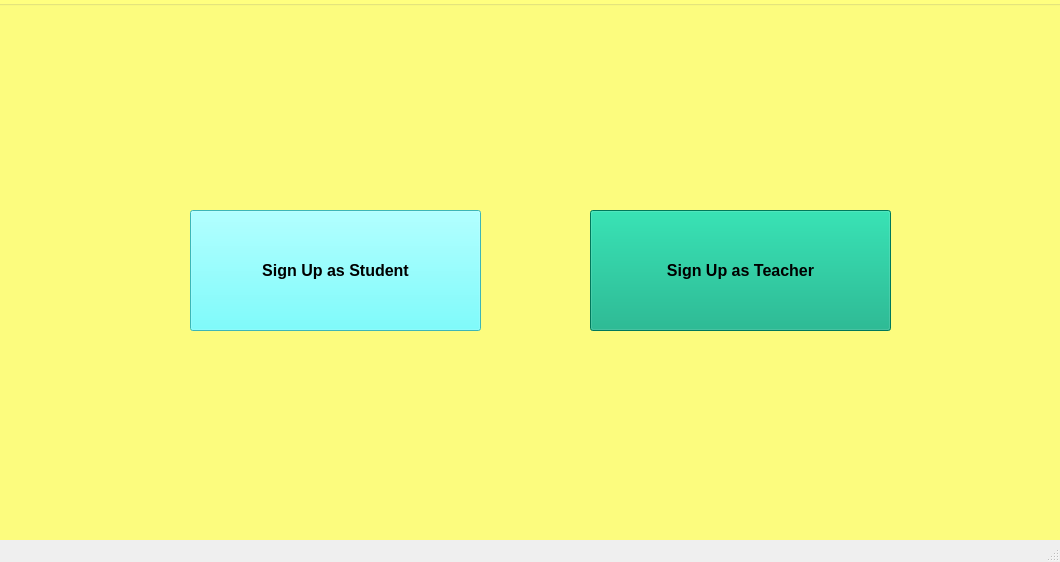
<?xml version="1.0" encoding="UTF-8"?>
<ui version="4.0">
 <class>MainWindow</class>
 <widget class="QMainWindow" name="MainWindow">
  <property name="geometry">
   <rect>
    <x>0</x>
    <y>0</y>
    <width>1060</width>
    <height>562</height>
   </rect>
  </property>
  <property name="windowTitle">
   <string>MainWindow</string>
  </property>
  <property name="styleSheet">
   <string notr="true"/>
  </property>
  <widget class="QWidget" name="centralwidget">
   <widget class="QGroupBox" name="groupBox">
    <property name="geometry">
     <rect>
      <x>-20</x>
      <y>0</y>
      <width>1091</width>
      <height>571</height>
     </rect>
    </property>
    <property name="styleSheet">
     <string notr="true">#groupBox{
background:rgb(255, 255, 127);}</string>
    </property>
    <property name="title">
     <string/>
    </property>
    <widget class="QPushButton" name="RegisterStudent">
     <property name="geometry">
      <rect>
       <x>210</x>
       <y>210</y>
       <width>291</width>
       <height>121</height>
      </rect>
     </property>
     <property name="font">
      <font>
       <pointsize>12</pointsize>
       <bold>true</bold>
      </font>
     </property>
     <property name="styleSheet">
      <string notr="true">#RegisterStudent{
background:rgb(85, 255, 255)
}</string>
     </property>
     <property name="text">
      <string>Sign Up as Student</string>
     </property>
    </widget>
    <widget class="QPushButton" name="RegisterProfesseurr">
     <property name="geometry">
      <rect>
       <x>610</x>
       <y>210</y>
       <width>301</width>
       <height>121</height>
      </rect>
     </property>
     <property name="font">
      <font>
       <pointsize>12</pointsize>
       <bold>true</bold>
      </font>
     </property>
     <property name="styleSheet">
      <string notr="true">#RegisterProfesseurr{
background :rgb(0, 170, 127)
}</string>
     </property>
     <property name="text">
      <string>Sign Up as Teacher</string>
     </property>
    </widget>
   </widget>
  </widget>
  <widget class="QMenuBar" name="menubar">
   <property name="geometry">
    <rect>
     <x>0</x>
     <y>0</y>
     <width>1060</width>
     <height>26</height>
    </rect>
   </property>
  </widget>
  <widget class="QStatusBar" name="statusbar"/>
 </widget>
 <resources/>
 <connections/>
</ui>
